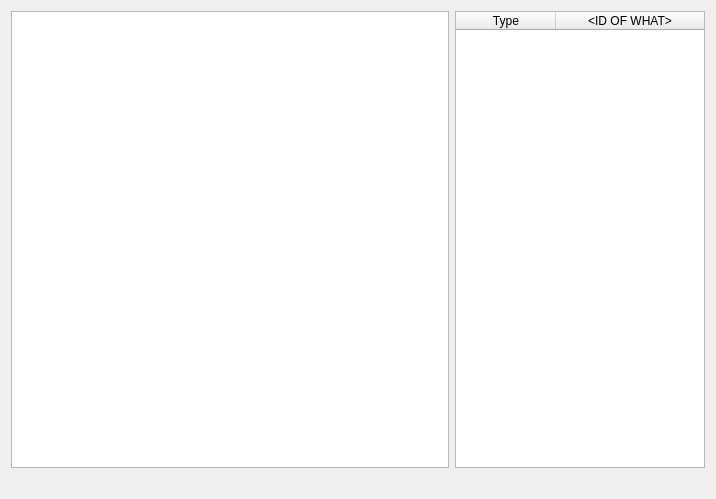
<?xml version="1.0" encoding="UTF-8"?>
<ui version="4.0">
 <class>Frame</class>
 <widget class="QFrame" name="Frame">
  <property name="geometry">
   <rect>
    <x>0</x>
    <y>0</y>
    <width>716</width>
    <height>499</height>
   </rect>
  </property>
  <property name="sizePolicy">
   <sizepolicy hsizetype="Expanding" vsizetype="Expanding">
    <horstretch>0</horstretch>
    <verstretch>0</verstretch>
   </sizepolicy>
  </property>
  <property name="windowTitle">
   <string>Frame</string>
  </property>
  <property name="frameShape">
   <enum>QFrame::NoFrame</enum>
  </property>
  <property name="frameShadow">
   <enum>QFrame::Raised</enum>
  </property>
  <layout class="QVBoxLayout" name="verticalLayout">
   <property name="sizeConstraint">
    <enum>QLayout::SetNoConstraint</enum>
   </property>
   <item>
    <layout class="QHBoxLayout" name="horizontalLayout">
     <item>
      <widget class="QTableWidget" name="tableCool">
       <property name="sizePolicy">
        <sizepolicy hsizetype="Expanding" vsizetype="Expanding">
         <horstretch>0</horstretch>
         <verstretch>0</verstretch>
        </sizepolicy>
       </property>
       <attribute name="horizontalHeaderVisible">
        <bool>true</bool>
       </attribute>
       <attribute name="verticalHeaderVisible">
        <bool>false</bool>
       </attribute>
      </widget>
     </item>
     <item>
      <widget class="QTableWidget" name="tableTypes">
       <property name="sizePolicy">
        <sizepolicy hsizetype="MinimumExpanding" vsizetype="Expanding">
         <horstretch>0</horstretch>
         <verstretch>0</verstretch>
        </sizepolicy>
       </property>
       <property name="maximumSize">
        <size>
         <width>250</width>
         <height>16777215</height>
        </size>
       </property>
       <property name="gridStyle">
        <enum>Qt::NoPen</enum>
       </property>
       <attribute name="horizontalHeaderStretchLastSection">
        <bool>true</bool>
       </attribute>
       <attribute name="verticalHeaderVisible">
        <bool>true</bool>
       </attribute>
       <attribute name="verticalHeaderStretchLastSection">
        <bool>true</bool>
       </attribute>
       <column>
        <property name="text">
         <string>Type</string>
        </property>
       </column>
       <column>
        <property name="text">
         <string>&lt;ID OF WHAT&gt;</string>
        </property>
        <property name="textAlignment">
         <set>AlignHCenter|AlignVCenter|AlignCenter</set>
        </property>
       </column>
      </widget>
     </item>
    </layout>
   </item>
   <item>
    <widget class="QLabel" name="selectHapIdLabel">
     <property name="enabled">
      <bool>true</bool>
     </property>
     <property name="palette">
      <palette>
       <active>
        <colorrole role="WindowText">
         <brush brushstyle="SolidPattern">
          <color alpha="255">
           <red>255</red>
           <green>0</green>
           <blue>0</blue>
          </color>
         </brush>
        </colorrole>
       </active>
       <inactive>
        <colorrole role="WindowText">
         <brush brushstyle="SolidPattern">
          <color alpha="255">
           <red>255</red>
           <green>0</green>
           <blue>0</blue>
          </color>
         </brush>
        </colorrole>
       </inactive>
       <disabled>
        <colorrole role="WindowText">
         <brush brushstyle="SolidPattern">
          <color alpha="255">
           <red>131</red>
           <green>131</green>
           <blue>131</blue>
          </color>
         </brush>
        </colorrole>
       </disabled>
      </palette>
     </property>
     <property name="font">
      <font>
       <weight>75</weight>
       <bold>true</bold>
      </font>
     </property>
     <property name="toolTip">
      <string extracomment="Please select column of Hap ID in the righmost table"/>
     </property>
     <property name="text">
      <string>&lt;PLEASE SELECT&gt;</string>
     </property>
     <property name="alignment">
      <set>Qt::AlignRight|Qt::AlignTrailing|Qt::AlignVCenter</set>
     </property>
    </widget>
   </item>
  </layout>
 </widget>
 <resources/>
 <connections/>
</ui>
